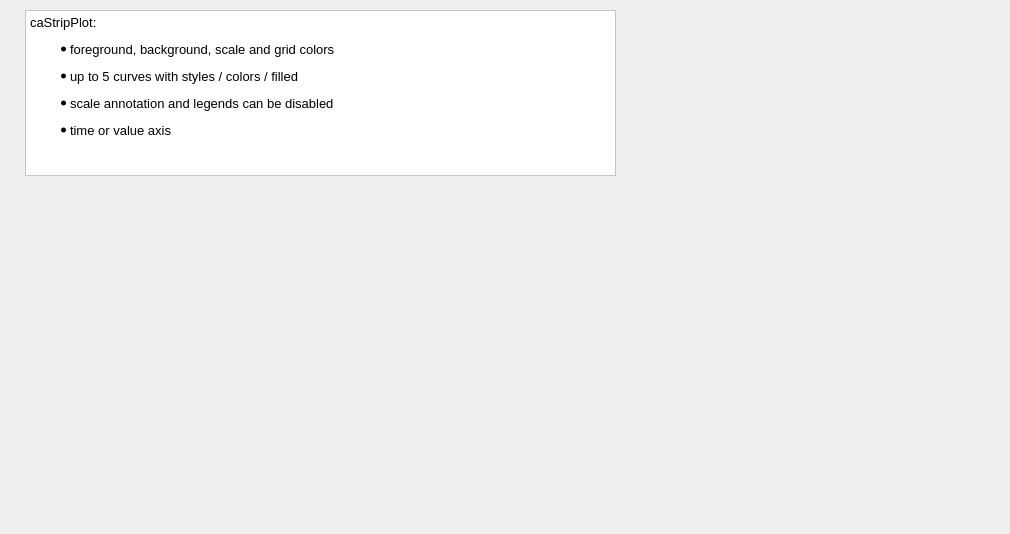
      <widget class="QWidget" name="tab_22">
       <attribute name="title">
        <string>caStripPlot</string>
       </attribute>
       <widget class="caStripPlot" name="caStripPlot_0">
        <property name="geometry">
         <rect>
          <x>30</x>
          <y>210</y>
          <width>971</width>
          <height>315</height>
         </rect>
        </property>
        <property name="sizePolicy">
         <sizepolicy hsizetype="Expanding" vsizetype="Expanding">
          <horstretch>0</horstretch>
          <verstretch>0</verstretch>
         </sizepolicy>
        </property>
        <property name="TitleX">
         <string notr="true">[time]</string>
        </property>
        <property name="TitleY">
         <string notr="true">[counts]</string>
        </property>
        <property name="channels" stdset="0">
         <string notr="true">QTDM:COUNT:1{&quot;monitor&quot;:{&quot;maxdisplayrate&quot;:20}};QTDM:TEST:AO;mySoft1</string>
        </property>
        <property name="units">
         <enum>caStripPlot::Second</enum>
        </property>
        <property name="period">
         <double>30.000000000000000</double>
        </property>
        <property name="XaxisType">
         <enum>caStripPlot::TimeScale</enum>
        </property>
        <property name="YaxisLimitsMax_1">
         <double>5.000000000000000</double>
        </property>
        <property name="YaxisLimitsMin_1">
         <double>0.000000000000000</double>
        </property>
        <property name="YaxisScalingMax_1" stdset="0">
         <enum>caStripPlot::User</enum>
        </property>
        <property name="YaxisScalingMin_1" stdset="0">
         <enum>caStripPlot::User</enum>
        </property>
        <property name="Style_1">
         <enum>caStripPlot::FillUnder</enum>
        </property>
        <property name="color_1">
         <color>
          <red>170</red>
          <green>255</green>
          <blue>127</blue>
         </color>
        </property>
        <property name="YaxisLimitsMax_2">
         <double>1000.000000000000000</double>
        </property>
        <property name="YaxisLimitsMin_2">
         <double>0.000000000000000</double>
        </property>
        <property name="YaxisScalingMax_2" stdset="0">
         <enum>caStripPlot::User</enum>
        </property>
        <property name="YaxisScalingMin_2" stdset="0">
         <enum>caStripPlot::User</enum>
        </property>
        <property name="color_2">
         <color>
          <red>253</red>
          <green>0</green>
          <blue>0</blue>
         </color>
        </property>
        <property name="YaxisLimitsMax_3">
         <double>500.000000000000000</double>
        </property>
        <property name="YaxisLimitsMin_3">
         <double>0.000000000000000</double>
        </property>
        <property name="YaxisScalingMax_3" stdset="0">
         <enum>caStripPlot::User</enum>
        </property>
        <property name="YaxisScalingMin_3" stdset="0">
         <enum>caStripPlot::User</enum>
        </property>
        <property name="color_3">
         <color>
          <red>26</red>
          <green>115</green>
          <blue>9</blue>
         </color>
        </property>
        <property name="YaxisLimitsMax_4">
         <double>500.000000000000000</double>
        </property>
        <property name="YaxisLimitsMin_4">
         <double>0.000000000000000</double>
        </property>
        <property name="YaxisScalingMax_4" stdset="0">
         <enum>caStripPlot::User</enum>
        </property>
        <property name="YaxisScalingMin_4" stdset="0">
         <enum>caStripPlot::User</enum>
        </property>
        <property name="color_4">
         <color>
          <red>0</red>
          <green>0</green>
          <blue>0</blue>
         </color>
        </property>
        <property name="YaxisLimitsMax_5">
         <double>1.500000000000000</double>
        </property>
        <property name="YaxisLimitsMin_5">
         <double>0.000000000000000</double>
        </property>
        <property name="YaxisScalingMax_5" stdset="0">
         <enum>caStripPlot::User</enum>
        </property>
        <property name="YaxisScalingMin_5" stdset="0">
         <enum>caStripPlot::User</enum>
        </property>
        <property name="color_5">
         <color>
          <red>139</red>
          <green>130</green>
          <blue>57</blue>
         </color>
        </property>
        <property name="foreground">
         <color>
          <red>236</red>
          <green>236</green>
          <blue>236</blue>
         </color>
        </property>
        <property name="background">
         <color>
          <red>236</red>
          <green>236</green>
          <blue>236</blue>
         </color>
        </property>
        <property name="scaleColor">
         <color>
          <red>0</red>
          <green>0</green>
          <blue>0</blue>
         </color>
        </property>
        <property name="XaxisEnabled">
         <bool>true</bool>
        </property>
        <property name="YaxisEnabled">
         <bool>true</bool>
        </property>
       </widget>
       <widget class="QTextEdit" name="textEdit_19">
        <property name="geometry">
         <rect>
          <x>25</x>
          <y>10</y>
          <width>591</width>
          <height>166</height>
         </rect>
        </property>
        <property name="styleSheet">
         <string notr="true">
QWidget {background: white;} </string>
        </property>
        <property name="html">
         <string>&lt;!DOCTYPE HTML PUBLIC &quot;-//W3C//DTD HTML 4.0//EN&quot; &quot;http://www.w3.org/TR/REC-html40/strict.dtd&quot;&gt;
&lt;html&gt;&lt;head&gt;&lt;meta name=&quot;qrichtext&quot; content=&quot;1&quot; /&gt;&lt;style type=&quot;text/css&quot;&gt;
p, li { white-space: pre-wrap; }
&lt;/style&gt;&lt;/head&gt;&lt;body style=&quot; font-family:'Sans Serif'; font-size:10pt; font-weight:400; font-style:normal;&quot;&gt;
&lt;p style=&quot; margin-top:0px; margin-bottom:0px; margin-left:0px; margin-right:0px; -qt-block-indent:0; text-indent:0px;&quot;&gt;caStripPlot: &lt;/p&gt;
&lt;ul style=&quot;margin-top: 0px; margin-bottom: 0px; margin-left: 0px; margin-right: 0px; -qt-list-indent: 1;&quot;&gt;&lt;li style=&quot; margin-top:12px; margin-bottom:0px; margin-left:0px; margin-right:0px; -qt-block-indent:0; text-indent:0px;&quot;&gt;foreground, background, scale and grid colors&lt;/li&gt;&lt;/ul&gt;
&lt;ul style=&quot;margin-top: 0px; margin-bottom: 0px; margin-left: 0px; margin-right: 0px; -qt-list-indent: 1;&quot;&gt;&lt;li style=&quot; margin-top:12px; margin-bottom:0px; margin-left:0px; margin-right:0px; -qt-block-indent:0; text-indent:0px;&quot;&gt;up to 5 curves with styles / colors / filled&lt;/li&gt;
&lt;li style=&quot; margin-top:12px; margin-bottom:0px; margin-left:0px; margin-right:0px; -qt-block-indent:0; text-indent:0px;&quot;&gt;scale annotation and legends can be disabled&lt;/li&gt;
&lt;li style=&quot; margin-top:12px; margin-bottom:0px; margin-left:0px; margin-right:0px; -qt-block-indent:0; text-indent:0px;&quot;&gt;time or value axis&lt;/li&gt;&lt;/ul&gt;
&lt;p style=&quot;-qt-paragraph-type:empty; margin-top:12px; margin-bottom:0px; margin-left:0px; margin-right:0px; -qt-block-indent:0; text-indent:0px;&quot;&gt;&lt;br /&gt;&lt;/p&gt;&lt;/body&gt;&lt;/html&gt;</string>
        </property>
       </widget>
       <widget class="caNumeric" name="canumeric_3">
        <property name="geometry">
         <rect>
          <x>755</x>
          <y>50</y>
          <width>96</width>
          <height>50</height>
         </rect>
        </property>
        <property name="integerDigits" stdset="0">
         <number>3</number>
        </property>
        <property name="decimalDigits" stdset="0">
         <number>0</number>
        </property>
        <property name="channel" stdset="0">
         <string notr="true">mySoft1</string>
        </property>
        <property name="fixedFormat">
         <bool>true</bool>
        </property>
       </widget>
       <widget class="caNumeric" name="caNumeric_9">
        <property name="geometry">
         <rect>
          <x>755</x>
          <y>115</y>
          <width>96</width>
          <height>71</height>
         </rect>
        </property>
        <property name="autoFillBackground">
         <bool>false</bool>
        </property>
        <property name="integerDigits" stdset="0">
         <number>3</number>
        </property>
        <property name="decimalDigits" stdset="0">
         <number>0</number>
        </property>
        <property name="digitsFontScaleEnabled">
         <bool>true</bool>
        </property>
        <property name="channel" stdset="0">
         <string>QTDM:TEST:AO</string>
        </property>
        <property name="background">
         <color>
          <red>255</red>
          <green>85</green>
          <blue>0</blue>
         </color>
        </property>
        <property name="precisionMode">
         <enum>caNumeric::Channel</enum>
        </property>
        <property name="fixedFormat">
         <bool>true</bool>
        </property>
        <property name="limitsMode">
         <enum>caNumeric::User</enum>
        </property>
        <property name="maxValue">
         <double>1000.000000000000000</double>
        </property>
        <property name="minValue">
         <double>-1000.000000000000000</double>
        </property>
       </widget>
      </widget>
